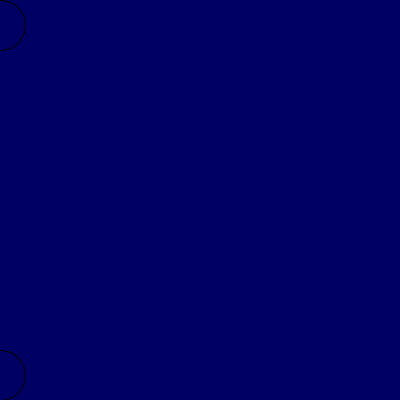
Frame 1 (no input)
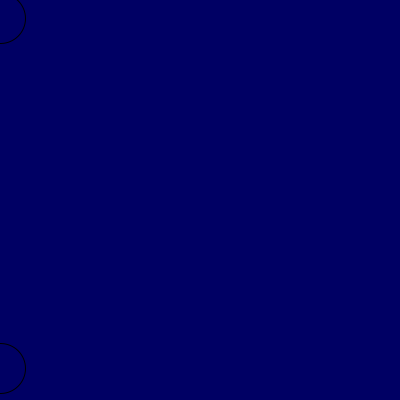
Frame 60 (the mouse pressed at the canvas centre just before this capture)
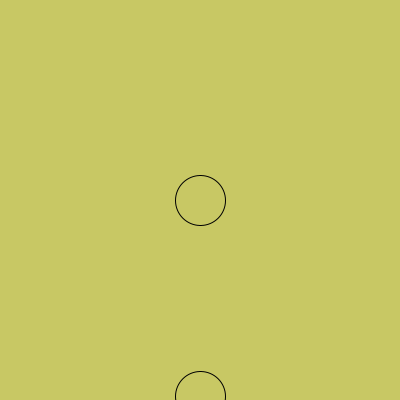
Frame 120 (the mouse held since frame 60 and released just before this capture)

The Processing sketch that drew these frames (run headless with seeded random() and noise(); from frame 60 on, the mouse is pressed at the canvas centre):

// Processing sketch: processing_186956
// ── processing_186956.pde

// starting point of circle
int x = 25;
int y = 25;
int w = 375;
int z = 375;
//circle speed
int xx = 7;
int yy = 7;
int ww = 7;
int zz = 7;

 
void setup() {
    size(400,400);
    
}
 
void draw() {
 // background color change as mouse moves  
background(mouseX, mouseY, 100, 100);
  
 fill(mouseX, mouseY, 100, 100);
 
  println(mouseX + ", " + mouseY);

   


  // bouncing circle   
    noFill ();
    ellipse(mouseX,y,50,50);
    
     if (y>400) {
        yy = -yy;
    }
     
    if (y<0) {
        yy = -yy;
    }
     
    y = y + yy;
    
 
        noFill ();
    ellipse(mouseX,z,50,50);
    
     if (z>400) {
        zz = -zz;
    }
     
    if (z<0) {
        zz = -zz;
    }
     
    z = z + zz;

     
    // location of circle bounce 
    if (mousePressed) {
    x = mouseX;
    y = mouseY;
    }
}
